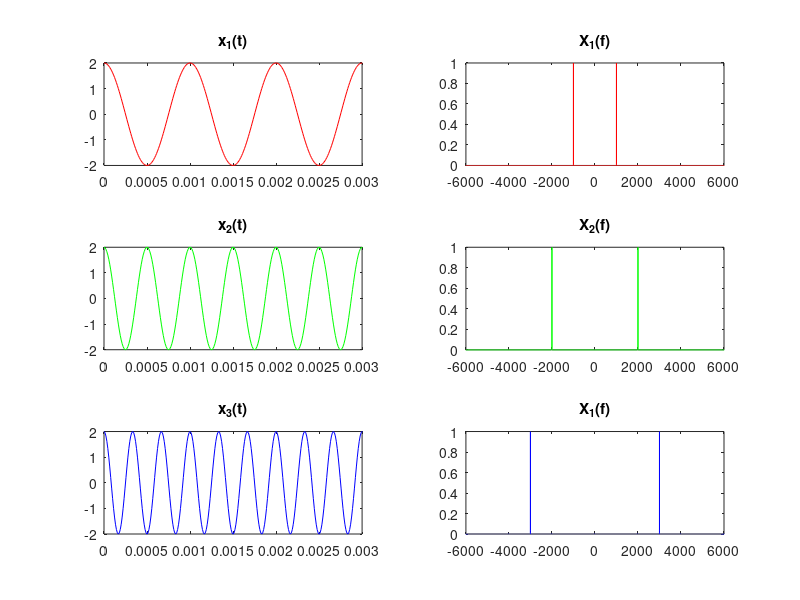
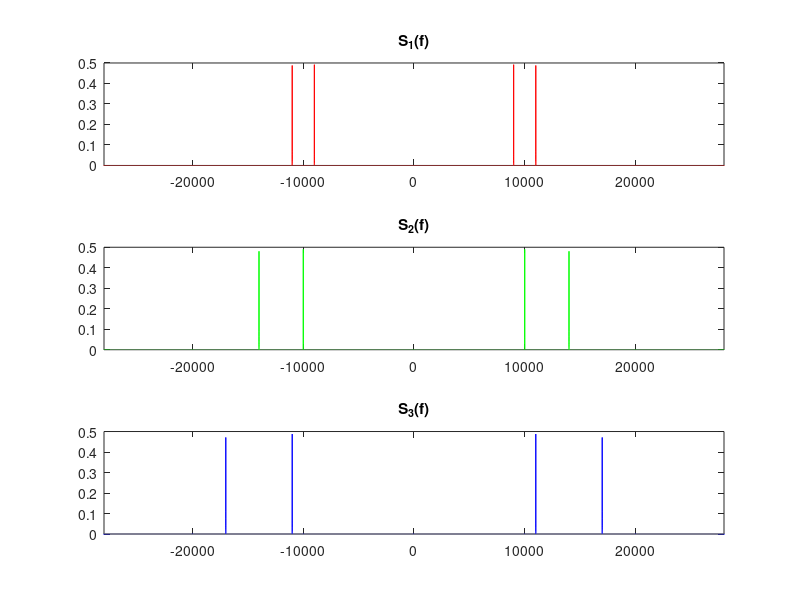
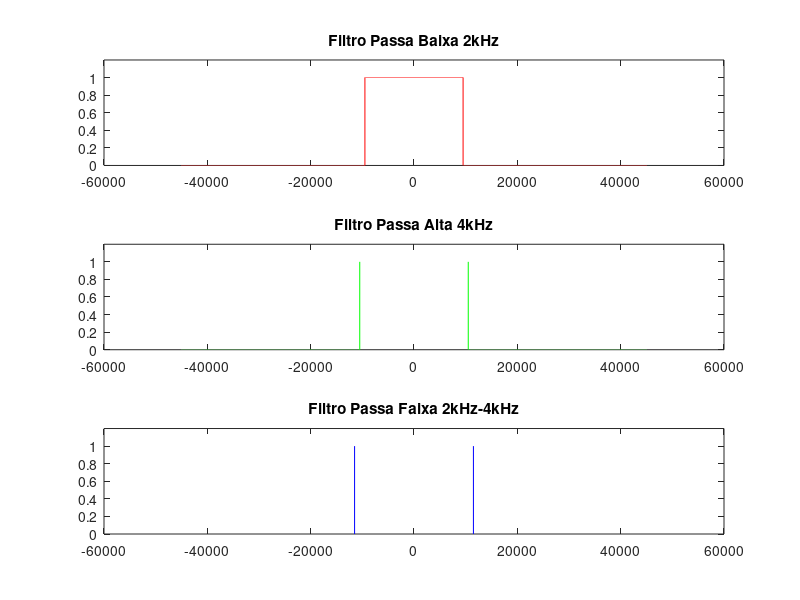
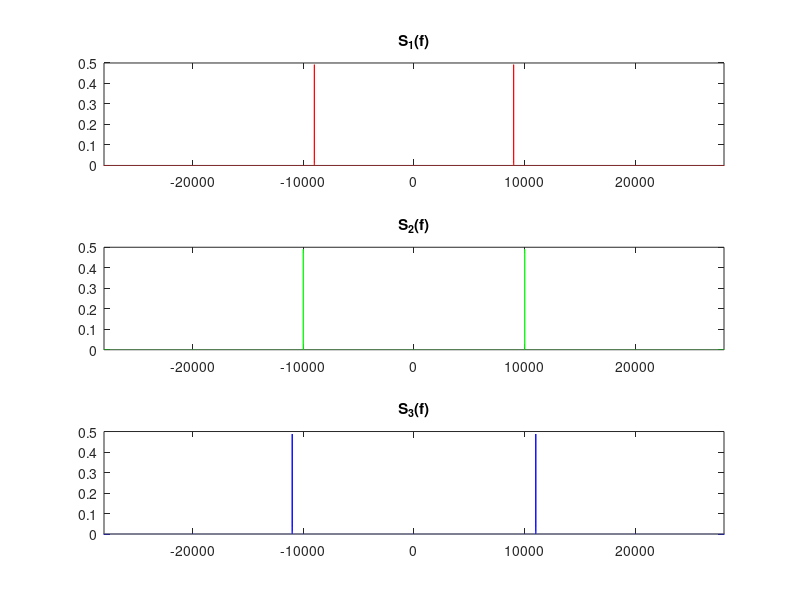

Write MATLAB code to recreate these figures, in order.
pkg load signal;
clc
clear all
close all



A1 = 2;
A2 = 2;
A3 = 2;

f1 = 1e3;
f2 = 2e3;
f3 = 3e3;

fs = 30*f3;
Ts = 1/fs;
T = 1/f1;

t_final = 2
t = [0:Ts:t_final];


passo_f = 1/t_final;
f = [-fs/2:passo_f:fs/2];

% Criando os sinais
x1_t = A1*cos(2*pi*f1*t);
x2_t = A2*cos(2*pi*f2*t);
x3_t = A3*cos(2*pi*f3*t);

x1_f = fft(x1_t)/length(x1_t);
x1_f = fftshift(x1_f);

x2_f = fft(x2_t)/length(x2_t);
x2_f = fftshift(x2_f);

x3_f = fft(x3_t)/length(x3_t);
x3_f = fftshift(x3_f);

% Portadoras
Ac = 1;
fc_1 = 10e3;
fc_2 = 12e3;
fc_3 = 14e3;

c1_t = Ac*cos(2*pi*fc_1*t);
c2_t = Ac*cos(2*pi*fc_2*t);
c3_t = Ac*cos(2*pi*fc_3*t);

s1_t = c1_t .* x1_t;
s1_f = fft(s1_t)/length(s1_t);
s1_f = fftshift(s1_f);

s2_t = c2_t .* x2_t;
s2_f = fft(s2_t)/length(s2_t);
s2_f = fftshift(s2_f);

s3_t = c3_t .* x3_t;
s3_f = fft(s3_t)/length(s3_t);
s3_f = fftshift(s3_f);

filtro_pb1 = [zeros(1, 71e3) ones(1,38001) zeros(1, 71e3)];
filtro_pb2 = [zeros(1, 69e3) ones(1,42001) zeros(1, 69e3)];
filtro_pb3 = [zeros(1, 67e3) ones(1,46001) zeros(1, 67e3)];

s1_pb_f = s1_f .* filtro_pb1;
s2_pb_f = s2_f .* filtro_pb2;
s3_pb_f = s3_f .* filtro_pb3;

y_f =  s1_pb_f + s2_pb_f + s3_pb_f;

y_t = ifft(ifftshift(y_f)) * length(y_f);

filtro_pf = [zeros(1, 69e3) ones(1,2000) zeros(1,38001) ones(1,2000) zeros(1, 69e3)];
filtro_pa = [ones(1, 68e3) zeros(1,44001) ones(1, 68e3)];


y1_f = y_f .* filtro_pb1;
y2_f = y_f .* filtro_pf;
y3_f = y_f .* filtro_pa;

%Subplot X3
subplot(3,2,5);
plot(t,x3_t,"b")
title("x_3(t)");
xlim([0 3*T])

y1_fs = ifftshift(y1_f);
y1_t = ifft(y1_fs)*length(y1_fs);

y2_fs = ifftshift(y2_f);
y2_t = ifft(y2_fs)*length(y2_fs);

y3_fs = ifftshift(y3_f);
y3_t = ifft(y3_fs)*length(y3_fs);

y1_t = c1_t .* y1_t;
y2_t = c2_t .* y2_t;
y3_t = c3_t .* y3_t;

filtro = fir1(50, (1000*2)/fs);

y1_t = filter(filtro, 1, y1_t);
y2_t = filter(filtro, 1, y2_t);
y3_t = filter(filtro, 1, y3_t);


y1_f = fft(y1_t)/length(y1_t);
y1_f = fftshift(y1_f);

y2_f = fft(y2_t)/length(y2_t);
y2_f = fftshift(y2_f);

y3_f = fft(y3_t)/length(y3_t);
y3_f = fftshift(y3_f);



% Plot no Dominio do tempo
% Subplot X1
figure(1)
subplot(3,2,1);
plot(t,x1_t,"r")
title("x_1(t)");
xlim([0 3*T])

subplot(3,2,2);
plot(f,abs(x1_f),"r")
title("X_1(f)");
xlim([-2*f3 2*f3])

%Subplot X2
subplot(3,2,3);
plot(t,x2_t,"g")
title("x_2(t)");
xlim([0 3*T])

subplot(3,2,4);
plot(f,abs(x2_f),"g")
title("X_2(f)");
xlim([-2*f3 2*f3])

%Subplot X3
subplot(3,2,5);
plot(t,x3_t,"b")
title("x_3(t)");
xlim([0 3*T])

subplot(3,2,6);
plot(f,abs(x3_f),"b")
title("X_1(f)");
xlim([-2*f3 2*f3])

figure(2)
subplot(311);
plot(f,abs(s1_f),"r")
title("S_1(f)");
xlim([-2*fc_3 2*fc_3])

subplot(312);
plot(f,abs(s2_f),"g")
title("S_2(f)");
xlim([-2*fc_3 2*fc_3])

subplot(313);
plot(f,abs(s3_f),"b")
title("S_3(f)");
xlim([-2*fc_3 2*fc_3])

figure(3)
%Filtros
subplot(3,1,1);
plot(f,filtro_pb1,"r");
ylim([0 1.2]);
title("Filtro Passa Baixa 2kHz");

subplot(3,1,2);
plot(f,filtro_pb2,"g");
ylim([0 1.2]);
title("Filtro Passa Alta 4kHz");


subplot(3,1,3);
plot(f,filtro_pb3,"b");
ylim([0 1.2]);
title("Filtro Passa Faixa 2kHz-4kHz");

figure(4)
subplot(311);
plot(f,abs(s1_pb_f),"r")
title("S_1(f)");
xlim([-2*fc_3 2*fc_3])
%Subplot X3
subplot(3,2,5);
plot(t,x3_t,"b")
title("x_3(t)");
xlim([0 3*T])
subplot(312);
plot(f,abs(s2_pb_f),"g")
title("S_2(f)");
xlim([-2*fc_3 2*fc_3])

subplot(313);
plot(f,abs(s3_pb_f),"b")
title("S_3(f)");
xlim([-2*fc_3 2*fc_3])

figure(5)
subplot(211)
plot(f,abs(y_f))
xlim([-2*fc_3 2*fc_3])
subplot(212)
plot(t,y_t)
xlim([0 3*T])


figure(6)
subplot(211)
plot(f,abs(y1_f))
xlim([-2*fc_3 2*fc_3])
subplot(212)
plot(t,y1_t,"b")
title("x_1(t)");
xlim([0 3*T])

figure(7)
subplot(211)
plot(f,abs(y2_f))
xlim([-2*fc_3 2*fc_3])
subplot(212)
plot(t,y2_t,"b")
title("x_2(t)");
xlim([0 3*T])

figure(8)
subplot(211)
plot(f,abs(y3_f))
xlim([-2*fc_3 2*fc_3])
subplot(212)
plot(t,y3_t,"b")
title("x_3(t)");
xlim([0 3*T])
